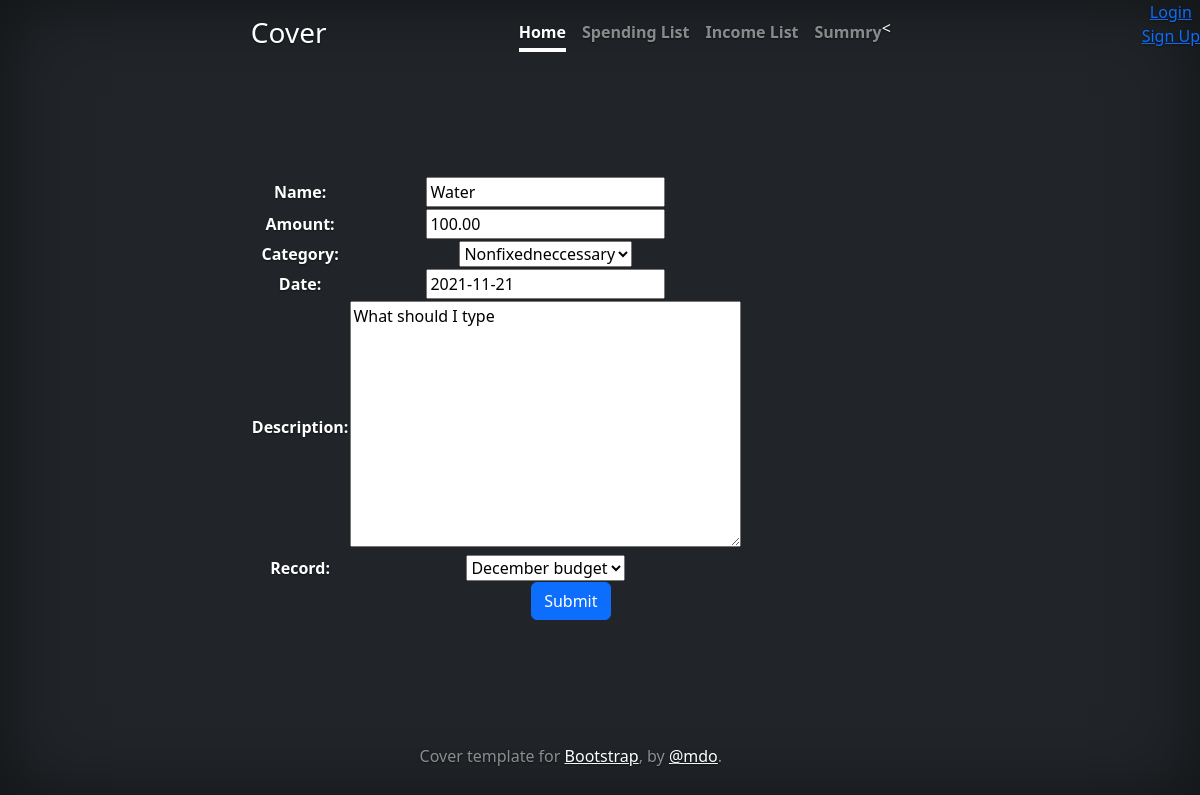
/budget/spending/update/2/, run on the app's committed database.
### budget/models.py (models this page shows, shortened)
class Spending(models.Model):
    name = CharField(max_length=128)
    amount = DecimalField(max_digits=8,decimal_places=2)
    category = ForeignKey(Category,related_name='spendings', null=True,on_delete=models.DO_NOTHING)
    date = DateField(default=datetime.date.today)# date field , default is today
    description = TextField()
    record = ForeignKey(Record,on_delete=models.CASCADE,null=True)

class Category(models.Model):
    name = CharField(max_length=128)
    method = ForeignKey(SavingMethod, null=True, on_delete=models.DO_NOTHING)
    def __str__(self):
        return self.name

class Record(models.Model):
    name = CharField(max_length=128,null = True,)
    user = ForeignKey(Profile,on_delete=models.CASCADE)
    is_active = models.BooleanField(default=True)
    creation_date = models.DateTimeField(auto_now=True)
    def __str__(self):
        return self.name

### budget/views.py (the view)
# urls.py: path('budget/spending/update/<pk>/',SpendingUpdateView.as_view(), name='spending_update'),
class SpendingUpdateView(UpdateView):
    template_name = "spendings/create.html"
    model = Spending
    form_class = SpendingForm
    success_url = reverse_lazy("summary")

### budget/forms.py
class SpendingForm(ModelForm):
    class Meta:
        model = Spending
        fields = '__all__'
    date = PastandNowField
    amount = DecimalField(min_value=0)

### budget/templates/spendings/create.html (shortened to what this page needs)
{% extends "base.html" %}
{% block content %}
    <form method="post">
        <table>{{ form }}</table>
        <input type="submit" value="Submit" class="btn btn-primary">
    </form>
{% endblock %}

### budget/templates/cover.css (style rules this page uses)
body { text-shadow: 0 .05rem .1rem rgba(0, 0, 0, .5); box-shadow: inset 0 0 5rem rgba(0, 0, 0, .5); }

### data on the page
Spending: name "Water", amount "100.00", category "Nonfixedneccessary", date "2021-11-21", description "What should I type", record "December budget"
